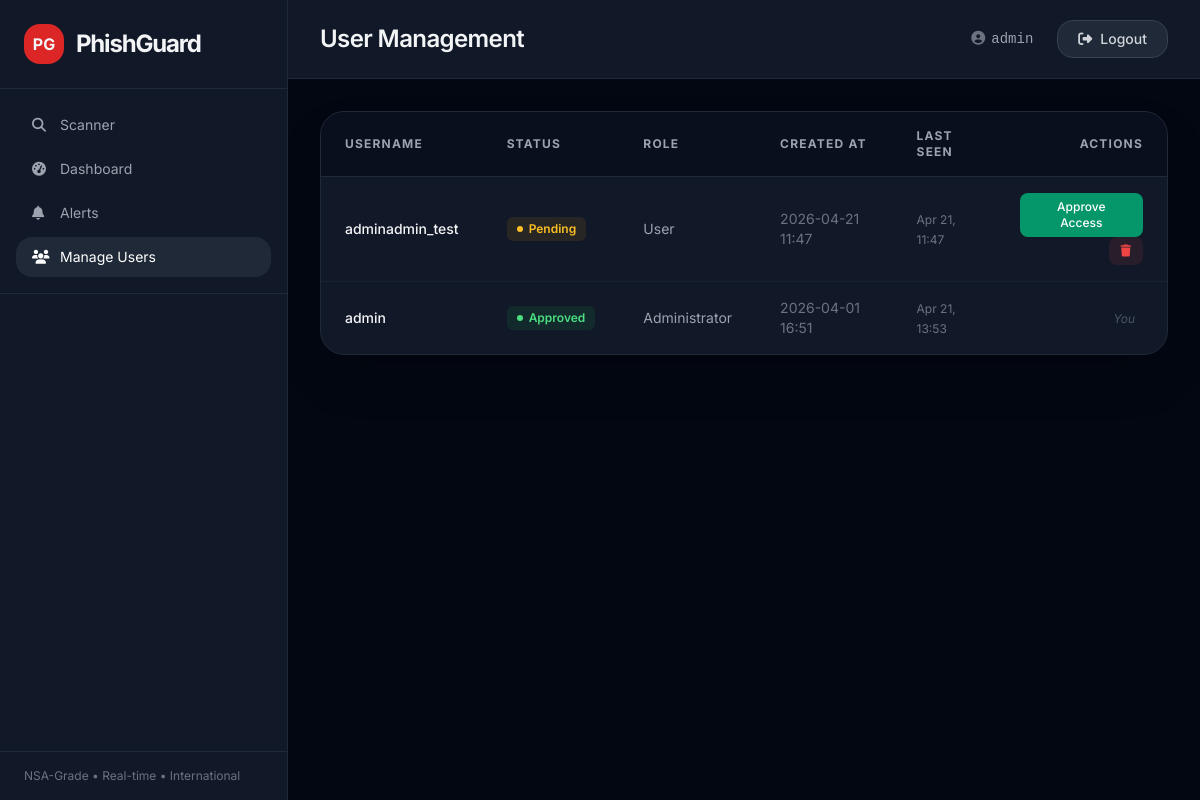
Before: /admin/users (signed in) with the older database file.
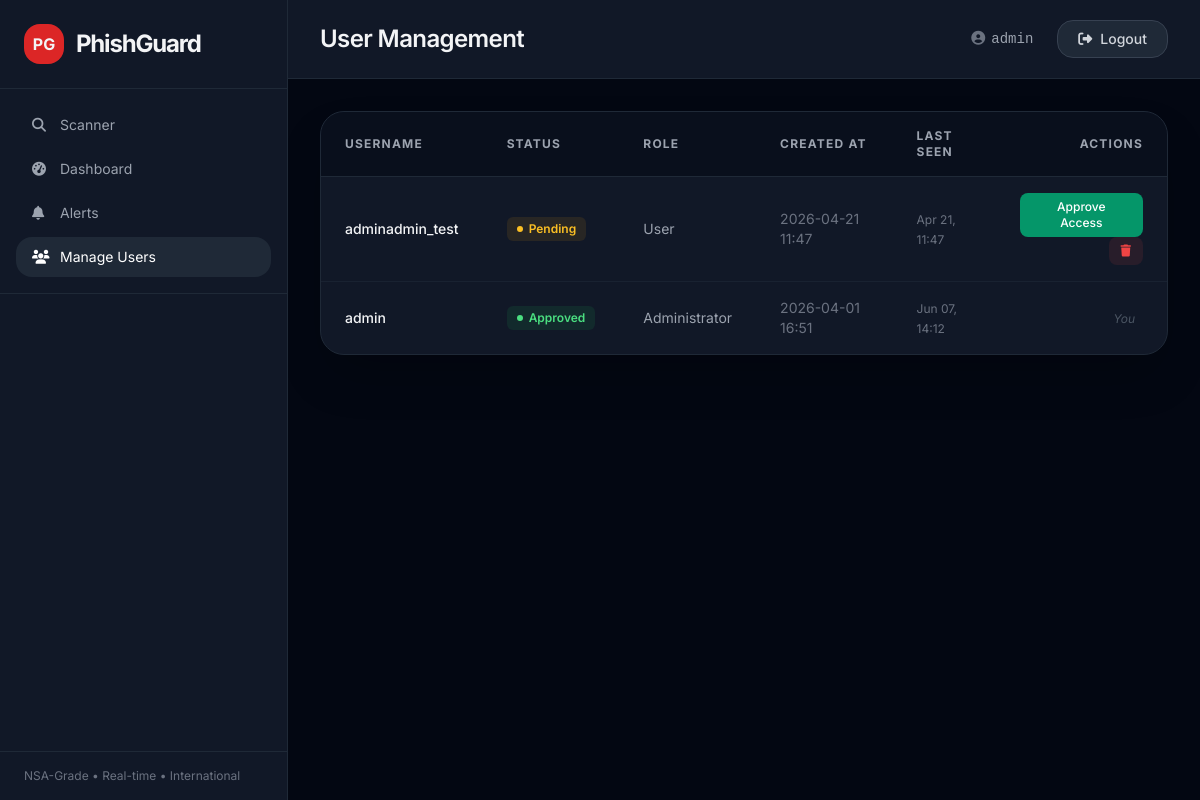
After: the same page with the newer database file.
### models.py (models this page shows)
class User(db.Model, UserMixin):
    id = db.Column(db.Integer, primary_key=True)
    username = db.Column(db.String(80), unique=True, nullable=False)
    password_hash = db.Column(db.String(255), nullable=False)
    is_approved = db.Column(db.Boolean, default=False)
    is_admin = db.Column(db.Boolean, default=False)
    created_at = db.Column(db.DateTime, default=datetime.utcnow)
    last_seen = db.Column(db.DateTime, default=datetime.utcnow)
    alert_email = db.Column(db.String(255), nullable=True)          # recipient address (None = disabled)
    alert_malicious_only = db.Column(db.Boolean, default=False)     # True = only Malicious (not Suspicious)
    alert_on_find = db.Column(db.Boolean, default=True)             # True = instant email when threat found during scan
    alert_on_complete = db.Column(db.Boolean, default=True)         # True = digest email when scan finishes

### app.py (the view)
@app.route('/admin/users')
@login_required
def admin_users_page():
    if not current_user.is_admin:
        flash('Admin access required.', 'error')
        return redirect(url_for('dashboard'))
    from models import User
    users = User.query.order_by(User.created_at.desc()).all()
    now = datetime.utcnow()
    for u in users:
        u.is_online = u.last_seen and (now - u.last_seen).total_seconds() < 300
    return render_template('users.html', users=users)

### app.py (called while the page is built)
@login_manager.user_loader
def load_user(user_id):
    from models import User
    return db.session.get(User, int(user_id))

@event.listens_for(Engine, 'connect')
def set_sqlite_wal(dbapi_conn, connection_record):
    if isinstance(dbapi_conn, sqlite3.Connection):
        dbapi_conn.execute('PRAGMA journal_mode=WAL')
        dbapi_conn.execute('PRAGMA busy_timeout=10000')   # 10 000 ms

@app.before_request
def update_last_seen():
    if current_user.is_authenticated:
        current_user.last_seen = datetime.utcnow()
        db.session.commit()

@app.after_request
def add_header(response):
    response.headers['Cache-Control'] = 'no-store, no-cache, must-revalidate, max-age=0'
    response.headers['Pragma'] = 'no-cache'
    response.headers['Expires'] = '0'
    return response

### templates/users.html (shortened to what the changed rows need)
<!DOCTYPE html>
<html lang="en" class="dark">
<head>
    <script src="https://cdn.tailwindcss.com"></script>
    <link rel="stylesheet" href="https://cdnjs.cloudflare.com/ajax/libs/font-awesome/6.5.1/css/all.min.css">
</head>
<body class="bg-gray-950 text-gray-100 min-h-screen">
<div class="flex h-screen overflow-hidden">
    <aside class="w-72 bg-gray-900 border-r border-gray-800 flex flex-col flex-shrink-0">
        <div class="flex items-center gap-3 px-6 py-6 border-b border-gray-800">
            <h1 class="text-2xl font-bold tracking-tighter">PhishGuard</h1>
        </div>
    </aside>
    <div class="flex-1 flex flex-col overflow-hidden">
        <header class="bg-gray-900 border-b border-gray-800 px-8 py-5 flex items-center justify-between flex-shrink-0">
            <div class="flex items-center gap-3 min-w-0">
                <h2 class="text-2xl font-semibold tracking-tight truncate">
                    User Management
                </h2>
            </div>
            <div class="flex items-center gap-3">
                <span class="text-gray-400 font-mono text-sm pl-2 pr-1"><i class="fas fa-user-circle text-gray-500 mr-1.5"></i>{{ current_user.username }}</span>
                <a href="/logout"
                    class="bg-gray-800 text-gray-300 hover:bg-red-500/20 hover:text-red-400 border border-gray-700 hover:border-red-500/40 px-5 py-2 rounded-2xl text-sm font-medium flex items-center gap-2 transition ml-2">
                    <i class="fas fa-sign-out-alt"></i> Logout
                </a>
            </div>
        </header>
        <div class="flex-1 overflow-y-auto px-8 py-8 relative">
            <div class="bg-gray-900 rounded-3xl border border-gray-800 overflow-hidden shadow-2xl">
                <table class="w-full text-left border-collapse">
                    <thead>
                        <tr class="bg-gray-950/50 border-b border-gray-800 text-xs font-semibold text-gray-400 uppercase tracking-widest">
                            <th class="px-6 py-4">Username</th>
                            <th class="px-6 py-4">Status</th>
                            <th class="px-6 py-4">Role</th>
                            <th class="px-6 py-4">Created At</th>
                            <th class="px-6 py-4">Last Seen</th>
                            <th class="px-6 py-4 text-right">Actions</th>
                        </tr>
                    </thead>
                    <tbody class="divide-y divide-gray-800/60 text-sm">
                        {% for user in users %}
                        <tr class="hover:bg-gray-800/30 transition">
                            <td class="px-6 py-4 font-medium">{{ user.username }}</td>
                            <td class="px-6 py-4">
                                {% if user.is_approved %}
                                    <span class="inline-flex items-center gap-1.5 px-2.5 py-1 rounded-md bg-green-500/10 text-green-400 text-xs font-semibold">
                                        <div class="w-1.5 h-1.5 rounded-full bg-green-400"></div> Approved
                                    </span>
                                {% else %}
                                    <span class="inline-flex items-center gap-1.5 px-2.5 py-1 rounded-md bg-amber-500/10 text-amber-400 text-xs font-semibold">
                                        <div class="w-1.5 h-1.5 rounded-full bg-amber-400"></div> Pending
                                    </span>
                                {% endif %}
                            </td>
                            <td class="px-6 py-4 text-gray-400">
                                {% if user.is_admin %} Administrator {% else %} User {% endif %}
                            </td>
                            <td class="px-6 py-4 text-gray-500">{{ user.created_at.strftime('%Y-%m-%d %H:%M') }}</td>
                            <td class="px-6 py-4">
                                {% if user.is_online %}
                                    <span class="inline-flex items-center gap-1.5 px-2.5 py-1 rounded-md bg-green-500/10 text-green-400 text-xs font-semibold">
                                        <div class="w-1.5 h-1.5 rounded-full bg-green-400 animate-pulse"></div> Online
                                    </span>
                                {% else %}
                                    <span class="text-gray-500 text-xs">{{ user.last_seen.strftime('%b %d, %H:%M') if user.last_seen else 'Never' }}</span>
                                {% endif %}
                            </td>
                            <td class="px-6 py-4 text-right space-x-2">
                                {% if current_user.id != user.id %}
                                    {% if not user.is_approved %}
                                    <button onclick="approveUser({{ user.id }})" id="btn-approve-{{ user.id }}" class="bg-emerald-600 hover:bg-emerald-500 text-white px-4 py-1.5 rounded-lg text-xs font-medium transition">
                                        Approve Access
                                    </button>
                                    {% else %}
                                    <button onclick="revokeUser({{ user.id }})" id="btn-revoke-{{ user.id }}" class="bg-amber-500/10 hover:bg-amber-500/20 text-amber-500 hover:text-amber-400 border border-amber-500/20 px-4 py-1.5 rounded-lg text-xs font-medium transition">
                                        Remove Access
                                    </button>
                                    {% endif %}
                                    <button onclick="deleteUser({{ user.id }})" id="btn-delete-{{ user.id }}" class="bg-red-500/10 hover:bg-red-600 text-red-500 hover:text-white px-3 py-1.5 rounded-lg text-xs font-medium transition" title="Delete User">
                                        <i class="fas fa-trash"></i>
                                    </button>
                                {% else %}
                                    <span class="text-gray-600 italic text-xs mr-2">You</span>
                                {% endif %}
                            </td>
                        </tr>
                        {% endfor %}
                    </tbody>
                </table>
            </div>
        </div>
    </div>
</div>
</body>
</html>

Changed rows visible on the page:
changed User "admin": last_seen "Apr 21, 13:53" → "Jun 07, 14:12"
